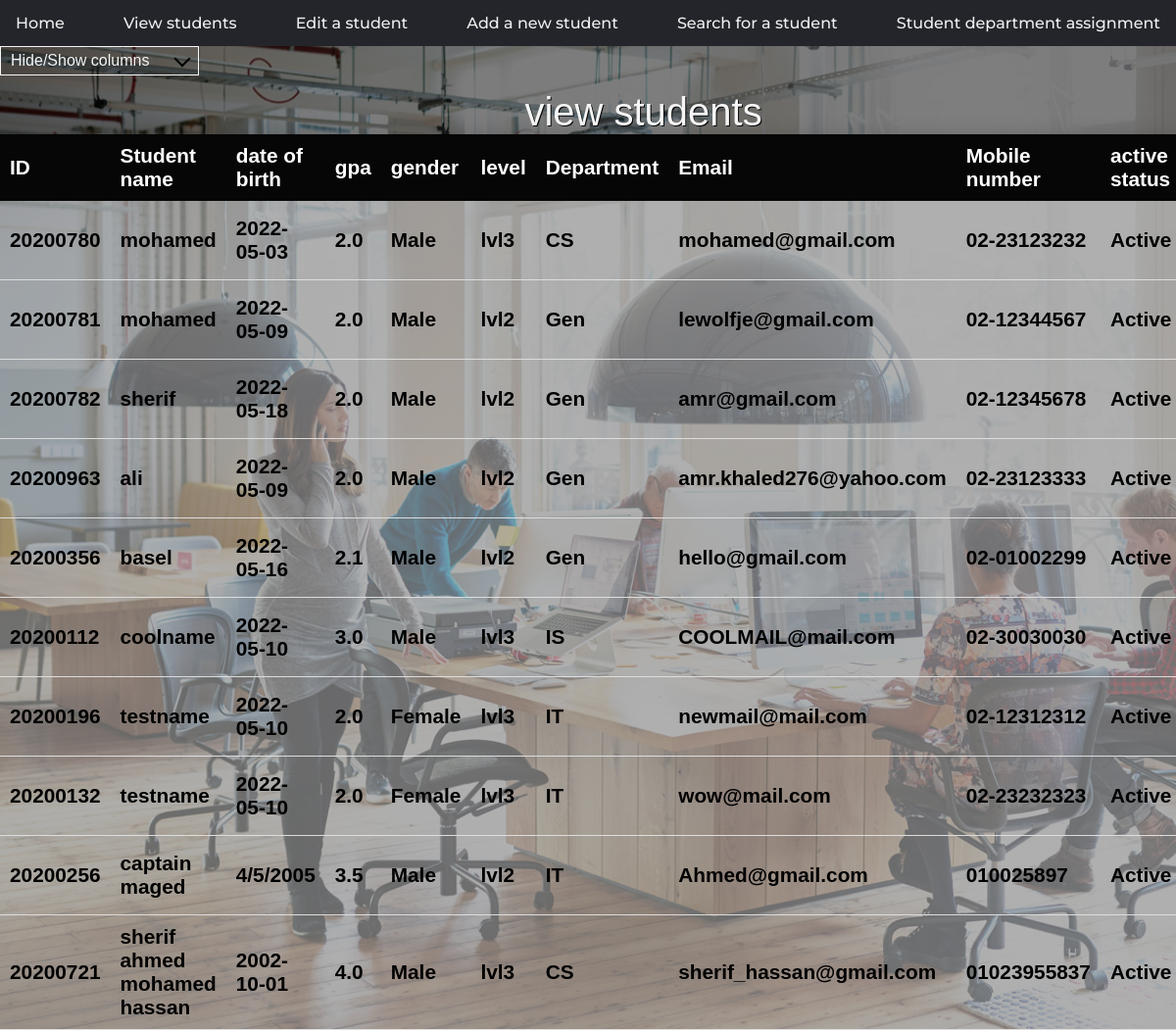
The page /view-students.html on the database as committed earlier.
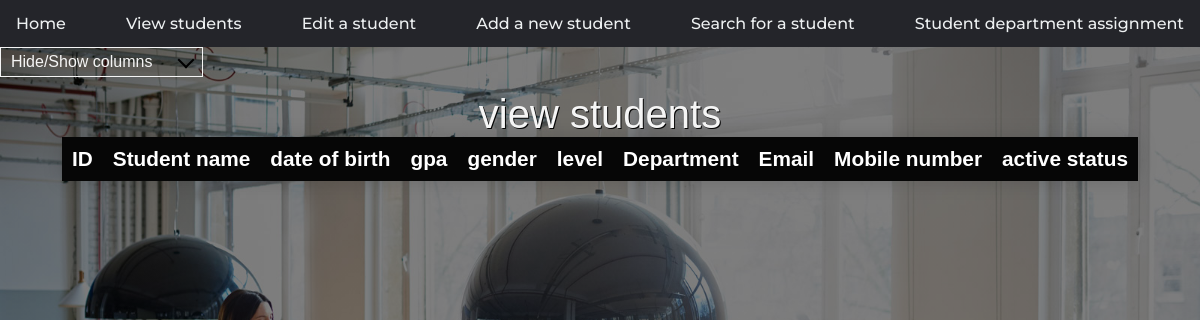
The same page on the database as committed later.
### sap/models.py (models this page shows)
class informations(models.Model):
    name = models.CharField(max_length=500, default='')
    studID = models.DecimalField(max_digits=99999999,
                                 blank=True, default=None, decimal_places=0)
    date = models.CharField(max_length=500, default='')
    gpa = models.FloatField(blank=True, null=True,
                            default=None)
    gender = models.CharField(max_length=500, default='')
    level = models.CharField(max_length=500, default='')
    department = models.CharField(max_length=500, default='')
    email = models.CharField(max_length=500, default='')
    mobile = models.CharField(max_length=500, default='')
    status = models.CharField(max_length=500, default='')

### sap/views.py (the view, shortened to what this page needs)
# urls.py: path('view-students.html', views.view_students, name='view-students'),
def view_students(request):
    inform = informations.objects.all()
    return render(request, 'view-students.html', {'inform': inform})

### templates/view-students.html (shortened to what this page needs)
{% load static %}
<!DOCTYPE html>
<html lang="en">
  <head>
    <link rel="stylesheet" href="{% static 'assets/CSS/styles.css'%}" />
    <link rel="stylesheet" href="{% static 'assets/CSS/view students.css'%}" />
  </head>
  <body id="view-students">
    <nav>
      <ul>
        <li>
          <a href="index.html" name="index"> Home </a>
        </li>
        <li>
          <a href="view-students.html" name="view-students"> View students </a>
        </li>
        <li>
          <a href="edit-student-data.html" name="edit-student-data"> Edit a student </a>
        </li>
        <li>
          <a href="add-student.html" name="add-student"> Add a new student </a>
        </li>
        <li>
          <a href="search-student.html" name="search-student"> Search for a student </a>
        </li>
        <li>
          <a href="student-department-assignment.html" name="student-department-assignment">
            Student department assignment
          </a>
        </li>
      </ul>
    </nav>
    <div id="filter" class="dropdown-check-list" tabindex="100">
      <span class="anchor">Hide/Show columns</span>
    </div>
    <form action="{% url 'view-students' %}" method="post">
    <table class="contentTable">
      <caption>
        view students
      </caption>
      <thead>
        <tr>
          <th class="col1">ID</th>
          <th class="col2">Student name</th>
          <th class="col3">date of birth</th>
          <th class="col4">gpa</th>
          <th class="col5">gender</th>
          <th class="col6">level</th>
          <th class="col7">Department</th>
          <th class="col8">Email</th>
          <th class="col9">Mobile number</th>
          <th class="col10">active status</th>
        </tr>
      </thead>
      <tbody id="content">
        {% for i in inform %}
        <tr>
          <td class="col1">{{i.studID}}</td>
          <td class="col2">{{i.name}}</td>
          <td class="col3">{{i.date}}</td>
          <td class="col4">{{i.gpa}}</td>
          <td class="col5">{{i.gender}}</td>
          <td class="col6">{{i.level}}</td>
          <td class="col7">{{i.department}}</td>
          <td class="col8">{{i.email}}</td>
          <td class="col9">{{i.mobile}}</td>
          <td class="col10" name="status">{{i.status}} </td>
        </tr>
        {% endfor %}
    </form>
  </body>
</html>

### static/assets/CSS/styles.css (style rules this page uses)
* { margin: 0; padding: 0; font-family: sans-serif; }
nav>ul { display: flex; justify-content: space-between; align-items: flex-start; }
nav>ul { list-style-type: none; margin: 0; padding: 0; overflow: hidden; background-color: #24252A; }
nav>ul>li { float: left; }
nav>ul>li a { font-family: 'Montserrat', sans-serif; display: block; color: #edf0f1; text-align: center; padding: 14px 16px; font-size: 16px; font-weight: 500; text-decoration: none; transition: all 0.3s ease 0s; }

### static/assets/CSS/view students.css (style rules this page uses)
#view-students { background-image: linear-gradient(rgba(0, 0, 0, 0.5), rgba(0, 0, 0, 0.5)), url("../images/team7.jpg"); background-repeat: no-repeat; background-attachment: fixed; background-size: cover; }
.contentTable { border-collapse: collapse; margin: 5px 0; font-size: 1.3em; min-width: 600px; border-radius: 5px 5px 0 0; overflow: hidden; box-shadow: 0 0 20px rgba(0, 0, 0, 0.15); position: relative; margin-left: auto; margin-right: auto; top: 10px; }
.contentTable thead tr { background-color: #060606; color: #ffffff; text-align: left; font-weight: bold; }
.contentTable th, .contentTable td { padding: 10px 10px; }
caption { font-size: 40px; color: whitesmoke; text-shadow: 1px 1px #060606; }
.dropdown-check-list { display: inline-block; }
.dropdown-check-list .anchor { position: relative; cursor: pointer; display: inline-block; padding: 5px 50px 5px 10px; border: 1px solid whitesmoke; color: whitesmoke; }
.dropdown-check-list .anchor:after { position: absolute; content: ""; border-left: 2px solid black; border-top: 2px solid black; padding: 5px; right: 10px; top: 20%; -moz-transform: rotate(-135deg); -ms-transform: rotate(-135deg); -o-transform: rotate(-135deg); -webkit-transform: rotate(-135deg); transform: rotate(-135deg); }

Rows that differ between the two databases and show on the page:
removed informations: studID "20200780", name "mohamed", date "2022-05-03", gpa "2.0", gender "Male", level "lvl3", department "CS", email "mohamed@gmail.com", mobile "02-23123232", status "Active"
removed informations: studID "20200781", name "mohamed", date "2022-05-09", gpa "2.0", gender "Male", level "lvl2", department "Gen", email "lewolfje@gmail.com", mobile "02-12344567", status "Active"
removed informations: studID "20200782", name "sherif", date "2022-05-18", gpa "2.0", gender "Male", level "lvl2", department "Gen", email "amr@gmail.com", mobile "02-12345678", status "Active"
removed informations: studID "20200963", name "ali", date "2022-05-09", gpa "2.0", gender "Male", level "lvl2", department "Gen", email "amr.khaled276@yahoo.com", mobile "02-23123333", status "Active"
removed informations: studID "20200356", name "basel", date "2022-05-16", gpa "2.1", gender "Male", level "lvl2", department "Gen", email "hello@gmail.com", mobile "02-01002299", status "Active"
removed informations: studID "20200112", name "coolname", date "2022-05-10", gpa "3.0", gender "Male", level "lvl3", department "IS", email "COOLMAIL@mail.com", mobile "02-30030030", status "Active"
removed informations: studID "20200196", name "testname", date "2022-05-10", gpa "2.0", gender "Female", level "lvl3", department "IT", email "newmail@mail.com", mobile "02-12312312", status "Active"
removed informations: studID "20200132", name "testname", date "2022-05-10", gpa "2.0", gender "Female", level "lvl3", department "IT", email "wow@mail.com", mobile "02-23232323", status "Active"
removed informations: studID "20200256", name "captain maged", date "4/5/2005", gpa "3.5", gender "Male", level "lvl2", department "IT", email "Ahmed@gmail.com", mobile "010025897", status "Active"
removed informations: studID "20200721", name "sherif ahmed mohamed hassan", date "2002-10-01", gpa "4.0", gender "Male", level "lvl3", department "CS", email "sherif_hassan@gmail.com", mobile "01023955837", status "Active"
